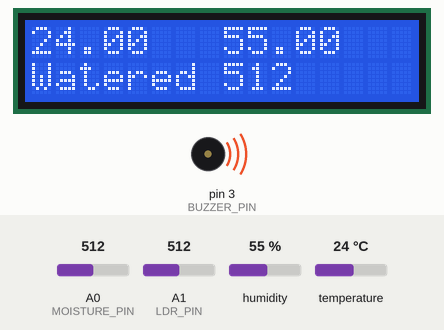
This sketch was run on a simulated Arduino Uno, built with avr-gcc and run on an emulated ATmega328P. Shown: 16×2 character LCD, buzzer (waves = sounding, pin HIGH). The inputs (shaded band) are chosen by the test bench; at power-on: A0 (MOISTURE_PIN) = 512, humidity 55 %, A1 (LDR_PIN) = 512, temperature 24 °C. What the sketch prints to the serial monitor is not drawn.

Above: at 3.2 s.
3.3 s: A0 (MOISTURE_PIN) set to 582
9.4 s: A0 (MOISTURE_PIN) set to 618
At 10.8 s:
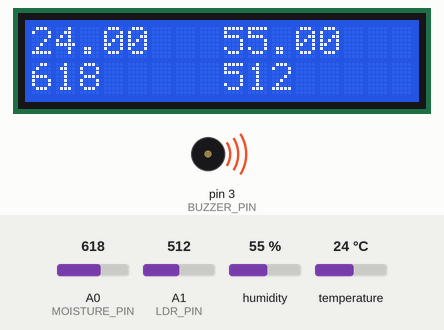
15.2 s: humidity set to 22 %
At 16.6 s:
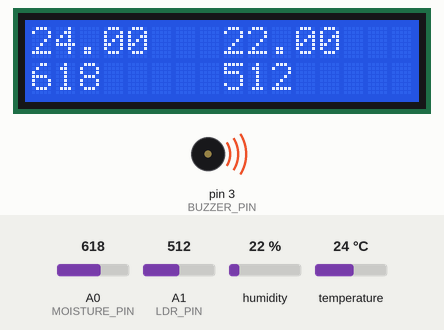
17.5 s: A1 (LDR_PIN) set to 610
At 19.0 s:
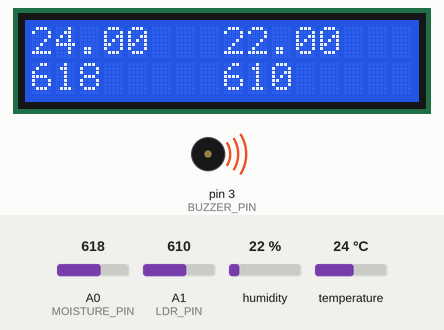
19.6 s: temperature set to 12 °C
At 21.3 s:
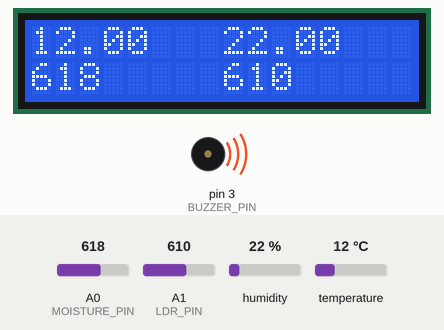
21.8 s: A1 (LDR_PIN) set to 590
At 23.6 s:
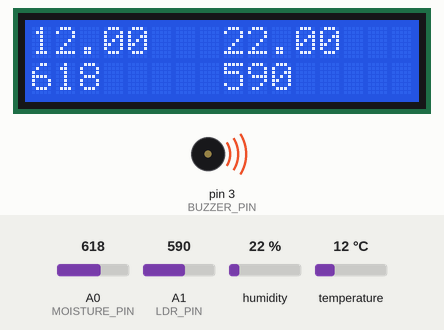
Timing chart, 0 to 24.9 s (numbered marks = the images above; inputs shaded):
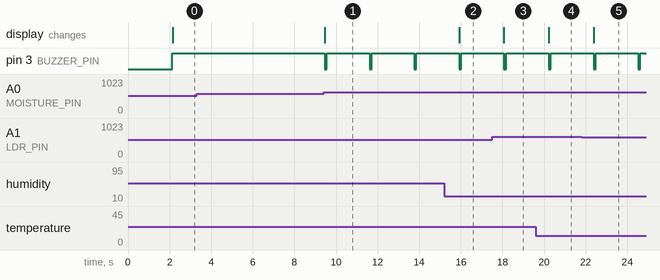

Measured:
- the behaviour switches between 599 and 600 on A0 (MOISTURE_PIN) (found by bisection; images 0 and 1)
- after the input at 3.3 s, every drawn part: stays the same
- after the input at 9.4 s, pin 3 (BUZZER_PIN): alternates HIGH for 2.1 s and LOW for 0.10 s, starting after 0.06 s; the display: changes after 0.06 s (image 1)
- after the input at 15.2 s, the display: changes after 0.72 s (image 2)
- after the input at 17.5 s, the display: changes after 0.57 s (image 3)
- after the input at 19.6 s, the display: changes after 0.63 s (image 4)
- after the input at 21.8 s, the display: changes after 0.58 s (image 5)

The sketch:

code.ino
```cpp
#include <Wire.h>
#include <LiquidCrystal_I2C.h>
#include <DHT.h>

// Pin Definitions
#define DHT_PIN 2          // Pin connected to DHT11
#define MOISTURE_PIN A0    // Pin connected to Soil Moisture Sensor
#define LDR_PIN A1         // Pin connected to LDR
#define BUZZER_PIN 3       // Pin connected to Buzzer

// Threshold values
#define MOISTURE_THRESHOLD 600   // Below this value, the soil is considered dry

// Initialize DHT11 sensor
DHT dht(DHT_PIN, DHT11);

// Initialize LCD with I2C address (0x27 is common, use I2C scanner if unsure)
LiquidCrystal_I2C lcd(0x27, 16, 2);

void setup() {
  // Start serial communication
  Serial.begin(9600);

  // Initialize DHT11 sensor
  dht.begin();

  // Initialize LCD
  lcd.begin(16, 2);
  lcd.setBacklight(1);

  // Initialize Buzzer pin
  pinMode(BUZZER_PIN, OUTPUT);

  // Initial message on LCD
  lcd.print("Plant Monitor");
  delay(2000);
  lcd.clear();
}

void loop() {
  // Read temperature and humidity from DHT11
  float humidity = dht.readHumidity();
  float temperature = dht.readTemperature();

  // Read soil moisture value
  int moistureLevel = analogRead(MOISTURE_PIN);

  // Read light intensity from LDR
  int lightLevel = analogRead(LDR_PIN);

  // Display data on LCD
  lcd.clear();
  lcd.setCursor(0, 0);
  lcd.print(temperature);   // Display temperature value

  lcd.setCursor(8, 0);      // Move to second half of first row
  lcd.print(humidity);      // Display humidity value

  lcd.setCursor(0, 1);      // Move to second row
  lcd.print(moistureLevel); // Display moisture level value

  lcd.setCursor(8, 1);      // Move to second half of second row
  lcd.print(lightLevel);    // Display light intensity value

  // Print to Serial Monitor for debugging
  Serial.print("Temperature: ");
  Serial.print(temperature);
  Serial.print(" C, \nHumidity: ");
  Serial.print(humidity);
  Serial.print(" %, \nMoisture: ");
  Serial.print(moistureLevel);
  Serial.print(", \nLight: ");
  Serial.println(lightLevel);
  Serial.print("\n");

  // Check if moisture is below threshold and activate buzzer
  if (moistureLevel < MOISTURE_THRESHOLD) {
    digitalWrite(BUZZER_PIN, HIGH);  // Turn on the buzzer
    lcd.setCursor(0, 1);
    lcd.print("Watered");
  } else {
    digitalWrite(BUZZER_PIN, LOW);   // Turn off the buzzer
    delay(100);
    digitalWrite(BUZZER_PIN,HIGH);
    delay(1000);
  }

  // Small delay to avoid rapid updates
  delay(1000);  // Delay for 1 second before reading again
}
```
